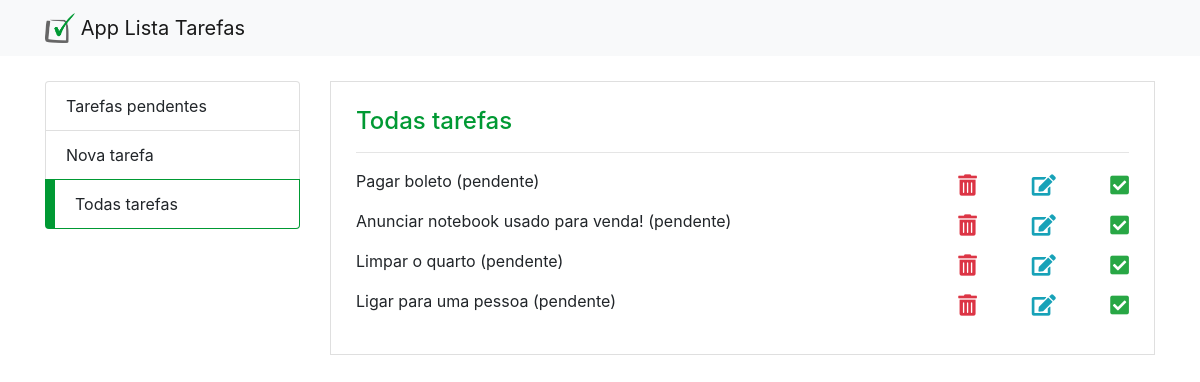
Screenshot of /htdocs/app_lista_tarefas_public/todas_tarefas.php with the database file from the repository.
### tables this page shows
CREATE TABLE `tb_tarefas` (
  `id` int(11) NOT NULL,
  `id_status` int(11) NOT NULL DEFAULT 1,
  `tarefa` text NOT NULL,
  `data_cadastrado` datetime NOT NULL DEFAULT current_timestamp()
);

CREATE TABLE `tb_status` (
  `id` int(11) NOT NULL,
  `status` varchar(25) NOT NULL
);

### app_lista_tarefas/tarefa_controller.php (called while the page is built, shortened)
<?php
	require "../../app_lista_tarefas/tarefa.service.php";
	require "../../app_lista_tarefas/conexao.php";
	$acao = isset($_GET['acao']) ? $_GET['acao'] : $acao;
	if($acao == 'inserir' ) {
		$tarefa = new Tarefa();
		$tarefa->__set('tarefa', $_POST['tarefa']);
		$conexao = new Conexao();
		$tarefaService = new TarefaService($conexao, $tarefa);
		$tarefaService->inserir();
		header('Location: nova_tarefa.php?inclusao=1');
	} else if($acao == 'recuperar') {
		$tarefa = new Tarefa();
		$conexao = new Conexao();
		$tarefaService = new TarefaService($conexao, $tarefa);
		$tarefas = $tarefaService->recuperar();
	} else if($acao == 'atualizar') {
		$tarefa = new Tarefa();
		$tarefa->__set('id', $_POST['id'])
			->__set('tarefa', $_POST['tarefa']);
		$conexao = new Conexao();
		$tarefaService = new TarefaService($conexao, $tarefa);
		if($tarefaService->atualizar()) {
			if( isset($_GET['pag']) && $_GET['pag'] == 'index') {
				header('location: index.php');
			} else {
				header('location: todas_tarefas.php');
			}
		}
	} else if($acao == 'remover') {
		$tarefa = new Tarefa();
		$tarefa->__set('id', $_GET['id']);
		$conexao = new Conexao();
		$tarefaService = new TarefaService($conexao, $tarefa);
		$tarefaService->remover();
		if( isset($_GET['pag']) && $_GET['pag'] == 'index') {
			header('location: index.php');
		} else {
			header('location: todas_tarefas.php');
		}
	} else if($acao == 'marcarRealizada') {
		$tarefa = new Tarefa();
		$tarefa->__set('id', $_GET['id'])->__set('id_status', 2);
		$conexao = new Conexao();
		$tarefaService = new TarefaService($conexao, $tarefa);
		$tarefaService->marcarRealizada();
		if( isset($_GET['pag']) && $_GET['pag'] == 'index') {
			header('location: index.php');
		} else {
			header('location: todas_tarefas.php');
		}
	} else if($acao == 'recuperarTarefasPendentes') {
		$tarefa = new Tarefa();
		$tarefa->__set('id_status', 1);
		$conexao = new Conexao();
		$tarefaService = new TarefaService($conexao, $tarefa);
		$tarefas = $tarefaService->recuperarTarefasPendentes();
	}
?>

### app_lista_tarefas/conexao.php (called while the page is built)
<?php
class Conexao {
	private $host = 'localhost';
	private $dbname = 'php_com_pdo';
	private $user = 'root';
	private $pass = '';
	public function conectar() {
		try {
			$conexao = new PDO(
				"mysql:host=$this->host;dbname=$this->dbname",
				"$this->user",
				"$this->pass"
			);
			return $conexao;
		} catch (PDOException $e) {
			echo '<p>'.$e->getMessege().'</p>';
		}
	}
}
?>

### app_lista_tarefas/tarefa.service.php (called while the page is built, shortened)
<?php
class TarefaService {
	private $conexao;
	public function __construct(Conexao $conexao, Tarefa $tarefa) {
		$this->conexao = $conexao->conectar();
	}
	public function recuperar() {
		$query = '
			select
				t.id, s.status, t.tarefa
			from
				tb_tarefas as t
				left join tb_status as s on (t.id_status = s.id)
		';
		$stmt = $this->conexao->prepare($query);
		$stmt->execute();
		return $stmt->fetchAll(PDO::FETCH_OBJ);
	}
}
?>

### htdocs/app_lista_tarefas_public/tarefa_controller.php (called while the page is built)
<?php
	require_once '../../app_lista_tarefas/tarefa_controller.php';
?>

### htdocs/app_lista_tarefas_public/todas_tarefas.php (the view, shortened to what this page needs)
<?php
	require 'tarefa_controller.php';
?>
<html>
	<head>
		<link rel="stylesheet" href="css/estilo.css">
		<link rel="stylesheet" href="https://stackpath.bootstrapcdn.com/bootstrap/4.1.3/css/bootstrap.min.css">
		<link rel="stylesheet" href="https://use.fontawesome.com/releases/v5.3.1/css/all.css">
	</head>
	<body>
		<nav class="navbar navbar-light bg-light">
			<div class="container">
				<a class="navbar-brand" href="#">
					<img src="img/logo.png" width="30" height="30" class="d-inline-block align-top" alt="">
					App Lista Tarefas
				</a>
			</div>
		</nav>
		<div class="container app">
			<div class="row">
				<div class="col-sm-3 menu">
					<ul class="list-group">
						<li class="list-group-item"><a href="index.php">Tarefas pendentes</a></li>
						<li class="list-group-item"><a href="nova_tarefa.php">Nova tarefa</a></li>
						<li class="list-group-item active"><a href="#">Todas tarefas</a></li>
					</ul>
				</div>
				<div class="col-sm-9">
					<div class="container pagina">
						<div class="row">
							<div class="col">
								<h4>Todas tarefas</h4>
								<hr />
								<?php foreach($tarefas as $indice => $tarefa) { ?>
									<div class="row mb-3 d-flex align-items-center tarefa">
										<div class="col-sm-9" id="tarefa_<?= $tarefa->id ?>">
											<?= $tarefa->tarefa ?> (<?= $tarefa->status ?>)
										</div>
										<div class="col-sm-3 mt-2 d-flex justify-content-between">
											<i class="fas fa-trash-alt fa-lg text-danger" onclick="remover(<?= $tarefa->id ?>)"></i>
											<?php if($tarefa->status == 'pendente') { ?>
												<i class="fas fa-edit fa-lg text-info" onclick="editar(<?= $tarefa->id ?>, '<?= $tarefa->tarefa ?>')"></i>
												<i class="fas fa-check-square fa-lg text-success" onclick="marcarRealizada(<?= $tarefa->id ?>)"></i>
											<?php } ?>
										</div>
									</div>
								<?php } ?>
							</div>
						</div>
					</div>
				</div>
			</div>
		</div>
	</body>
</html>

### htdocs/app_lista_tarefas_public/css/estilo.css (style rules this page uses)
.menu { margin-bottom: 25px; }
.app { margin-top: 25px; }
.pagina { border:solid 1px #DFDFDF; padding:25px !important; }
li.list-group-item.active { background-color: #fff; border-color: #009933; border-left:solid 10px #009933; }
li a { color: #212529; }
h4 { color: #009933 !important; }

### rows the page displays
tb_tarefas: tarefa "Pagar boleto", id_status.status "pendente"
tb_tarefas: tarefa "Anunciar notebook usado para venda!", id_status.status "pendente"
tb_tarefas: tarefa "Limpar o quarto", id_status.status "pendente"
tb_tarefas: tarefa "Ligar para uma pessoa", id_status.status "pendente"
